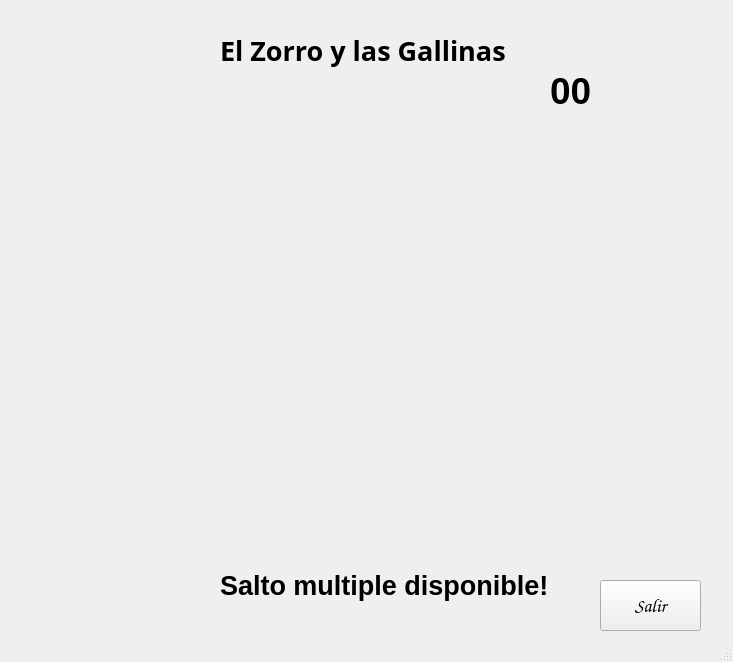
<?xml version="1.0" encoding="UTF-8"?>
<ui version="4.0">
 <class>MainWindow</class>
 <widget class="QMainWindow" name="MainWindow">
  <property name="geometry">
   <rect>
    <x>0</x>
    <y>0</y>
    <width>733</width>
    <height>662</height>
   </rect>
  </property>
  <property name="windowTitle">
   <string>Las Gallinas y el Zorro</string>
  </property>
  <widget class="QWidget" name="centralWidget">
   <widget class="QLabel" name="label">
    <property name="geometry">
     <rect>
      <x>20</x>
      <y>0</y>
      <width>721</width>
      <height>651</height>
     </rect>
    </property>
    <property name="text">
     <string/>
    </property>
    <property name="pixmap">
     <pixmap>../build-Proyecto3-Desktop_Qt_5_3_MinGW_32bit-Debug/tablero.png</pixmap>
    </property>
    <property name="scaledContents">
     <bool>true</bool>
    </property>
   </widget>
   <widget class="QWidget" name="cuadro" native="true">
    <property name="geometry">
     <rect>
      <x>130</x>
      <y>110</y>
      <width>501</width>
      <height>451</height>
     </rect>
    </property>
   </widget>
   <widget class="QPushButton" name="pushButton_2">
    <property name="geometry">
     <rect>
      <x>600</x>
      <y>580</y>
      <width>101</width>
      <height>51</height>
     </rect>
    </property>
    <property name="font">
     <font>
      <family>Comic Sans MS</family>
      <pointsize>14</pointsize>
     </font>
    </property>
    <property name="text">
     <string>Salir</string>
    </property>
   </widget>
   <widget class="QLabel" name="label_2">
    <property name="geometry">
     <rect>
      <x>220</x>
      <y>570</y>
      <width>341</width>
      <height>31</height>
     </rect>
    </property>
    <property name="font">
     <font>
      <family>Arial</family>
      <pointsize>20</pointsize>
      <weight>75</weight>
      <bold>true</bold>
     </font>
    </property>
    <property name="text">
     <string>Salto multiple disponible!</string>
    </property>
   </widget>
   <widget class="QLabel" name="label_3">
    <property name="geometry">
     <rect>
      <x>220</x>
      <y>20</y>
      <width>341</width>
      <height>61</height>
     </rect>
    </property>
    <property name="font">
     <font>
      <family>Arial Black</family>
      <pointsize>20</pointsize>
      <weight>75</weight>
      <bold>true</bold>
     </font>
    </property>
    <property name="text">
     <string>El Zorro y las Gallinas</string>
    </property>
   </widget>
   <widget class="QLabel" name="label_4">
    <property name="geometry">
     <rect>
      <x>550</x>
      <y>60</y>
      <width>41</width>
      <height>61</height>
     </rect>
    </property>
    <property name="font">
     <font>
      <family>Arial</family>
      <pointsize>28</pointsize>
      <weight>75</weight>
      <bold>true</bold>
     </font>
    </property>
    <property name="text">
     <string>00</string>
    </property>
   </widget>
  </widget>
  <widget class="QMenuBar" name="menuBar">
   <property name="geometry">
    <rect>
     <x>0</x>
     <y>0</y>
     <width>733</width>
     <height>21</height>
    </rect>
   </property>
  </widget>
  <widget class="QStatusBar" name="statusBar"/>
 </widget>
 <layoutdefault spacing="6" margin="11"/>
 <resources/>
 <connections>
  <connection>
   <sender>pushButton_2</sender>
   <signal>clicked()</signal>
   <receiver>MainWindow</receiver>
   <slot>close()</slot>
   <hints>
    <hint type="sourcelabel">
     <x>527</x>
     <y>522</y>
    </hint>
    <hint type="destinationlabel">
     <x>435</x>
     <y>190</y>
    </hint>
   </hints>
  </connection>
 </connections>
</ui>
